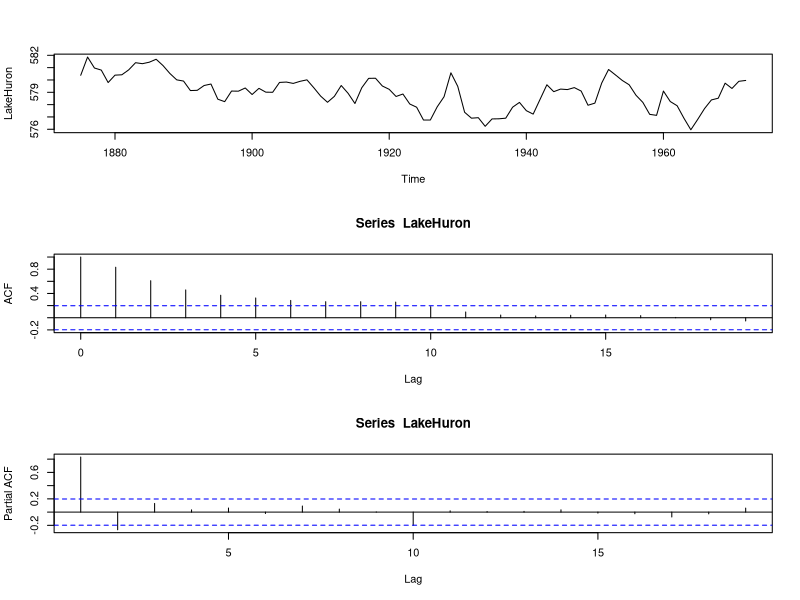

Generate this figure with R:
rm(list = ls())


# Lake Huron lecture question ---------------------------------------------
par( mfrow=c(3,1) )
plot(LakeHuron)
acf(LakeHuron)
acf(LakeHuron, type="partial")

# Week 4 - Quiz PACF Intuition (1) ----------------------------------------
attach(attitude);
rcl = cbind(rating, complaints, learning);
round(cor(rcl),2)


# Week 4 - Quiz PACF Intuition (2) ----------------------------------------
rm(list = ls())
attach(attitude);
rating.hat = predict(lm( rating ~ learning))
complaints.hat = predict( lm( complaints~learning))

round(cor((rating - rating.hat),(complaints - complaints.hat)),2)

